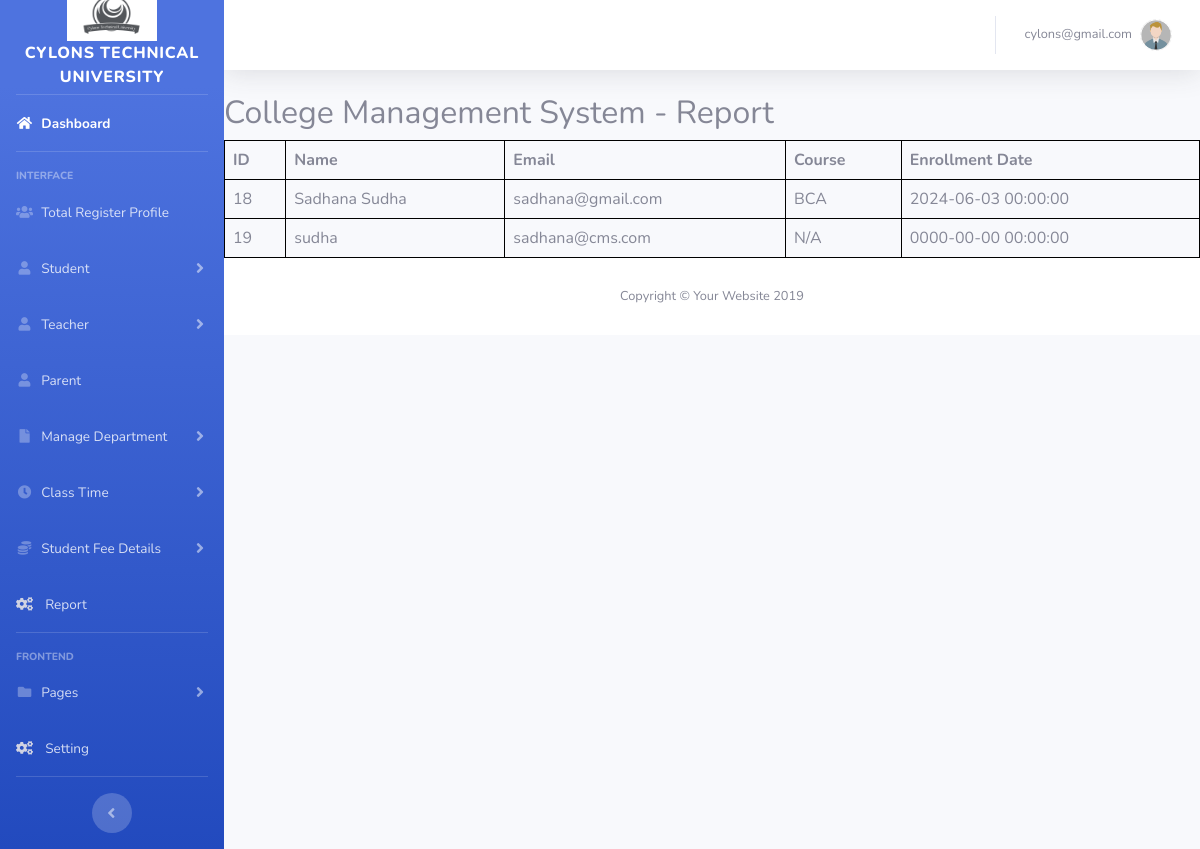
The page /admin/display_report.php (signed in) on the database its author committed.
### tables this page shows
CREATE TABLE `student` (
  `id` int(11) NOT NULL,
  `name` varchar(255) NOT NULL,
  `address` varchar(255) NOT NULL,
  `email` varchar(255) NOT NULL,
  `phone` int(10) NOT NULL,
  `dob` varchar(10) NOT NULL,
  `image` varchar(255) NOT NULL,
  `course_id` int(11) NOT NULL,
  `doj` datetime NOT NULL,
  `fees` int(11) NOT NULL,
  `balance` int(11) NOT NULL,
  `delete_status` int(11) NOT NULL
);

### admin/display_report.php (the view, shortened to what this page needs)
<?php
include('includes/header.php');
include('includes/navbar.php');
$students_sql = "SELECT * FROM student";
$students_result = $conn->query($students_sql);
$courses_sql = "SELECT * FROM dept_category";
$courses_result = $conn->query($courses_sql);
$courses = array();
if ($courses_result->num_rows > 0) {
    while ($course_row = $courses_result->fetch_assoc()) {
        $courses[$course_row['id']] = $course_row['name'];
    }
}
?>
<!DOCTYPE html>
<html>
<head>
</head>
<body>
<h2>College Management System - Report</h2>
<table>
    <tr>
        <th>ID</th>
        <th>Name</th>
        <th>Email</th>
        <th>Course</th>
        <th>Enrollment Date</th>
    </tr>
    <?php
    if ($students_result->num_rows > 0) {
        while ($student_row = $students_result->fetch_assoc()) {
            echo "<tr>";
            echo "<td>" . $student_row["id"] . "</td>";
            echo "<td>" . $student_row["name"] . "</td>";
            echo "<td>" . $student_row["email"] . "</td>";
            $course_id = $student_row["course_id"];
            $course_name = isset($courses[$course_id]) ? $courses[$course_id] : 'N/A';
            echo "<td>" . $course_name . "</td>";
            echo "<td>" . $student_row["doj"] . "</td>";
            echo "</tr>";
        }
    } else {
        echo "<tr><td colspan='5'>No records found</td></tr>";
    }
    ?>
</table>
<?php
include('includes/footer.php');
?>

### admin/display_report.php (style rules this page uses)
table { width: 100%; border-collapse: collapse; }
table, th, td { border: 1px solid black; }
th, td { padding: 8px; text-align: left; }

### rows shown on the page
student: id "18", name "Sadhana Sudha", email "sadhana@gmail.com", course "BCA", doj "2024-06-03 00:00:00"
student: id "19", name "sudha", email "sadhana@cms.com", course "N/A", doj "0000-00-00 00:00:00"

### other values the page prints
$_SESSION['username'] "cylons@gmail.com"
